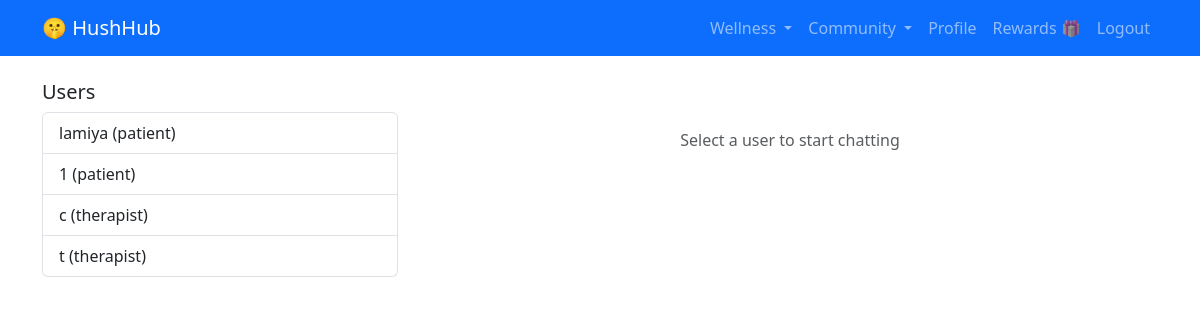
The page /community/inbox/ (signed in) on the database as committed earlier.
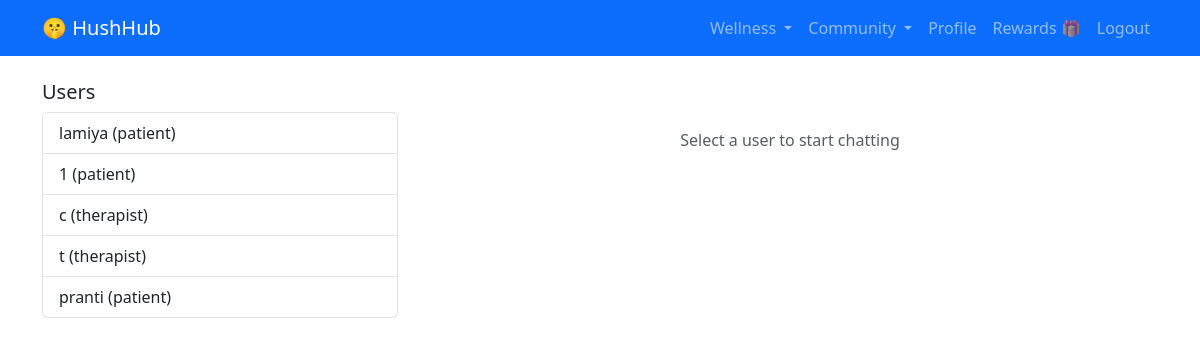
The same page on the database as committed later.
### accounts/models.py (models this page shows, shortened)
class User(AbstractUser):
    USER_TYPES = (
        ('patient', 'Patient'),
        ('therapist', 'Therapist'),
    )
    user_type = models.CharField(max_length=10, choices=USER_TYPES, default='patient')
    bio = models.TextField(blank=True)
    phone = models.CharField(max_length=15, blank=True)
    profile_picture = models.ImageField(upload_to='profiles/', blank=True, null=True)

### community/views.py (the view, shortened to what this page needs)
# urls.py: path('inbox/', views.inbox, name='inbox'),
@login_required
def inbox(request):
    users = User.objects.exclude(id=request.user.id)
    selected_user_id = request.GET.get('user')
    conversation = []
    selected_user = None
    return render(request, 'community/inbox.html', {
        'users': users,
        'conversation': conversation,
        'selected_user': selected_user
    })

### community/templates/community/inbox.html (shortened to what this page needs)
{% extends 'base.html' %}
{% block content %}
<div class="row">
    <div class="col-md-4">
        <h5>Users</h5>
        <div class="list-group">
            {% for u in users %}
                <a href="?user={{ u.id }}" class="list-group-item {% if selected_user.id == u.id %}active{% endif %}">
                    {{ u.username }} ({{ u.user_type }})
                </a>
            {% endfor %}
        </div>
    </div>
    <div class="col-md-8">
        {% if selected_user %}
            <h5>Chat with {{ selected_user.username }}</h5>
            <div class="border p-3 mb-3" style="height: 400px; overflow-y: scroll; background: #f8f9fa;">
                {% for msg in conversation %}
                    <div class="mb-2 {% if msg.sender == user %}text-end{% endif %}">
                        <div style="display: inline-block; max-width: 70%;">
                            <span class="badge {% if msg.sender == user %}bg-primary{% else %}bg-secondary{% endif %}">
                                {{ msg.sender.username }}
                            </span>
                            <div class="p-2 rounded {% if msg.sender == user %}bg-primary text-white{% else %}bg-white{% endif %}" style="margin-top: 5px;">
                                {{ msg.content }}
                            </div>
                            <small class="text-muted">{{ msg.created_at|date:"M d, h:i A" }}</small>
                        </div>
                    </div>
                {% endfor %}
            </div>
            <form method="post">
                {% csrf_token %}
                <input type="hidden" name="receiver_id" value="{{ selected_user.id }}">
                <div class="input-group">
                    <input type="text" name="content" class="form-control" placeholder="Type message..." required>
                    <button class="btn btn-primary" type="submit">Send</button>
                </div>
            </form>
        {% else %}
            <div class="text-center mt-5">
                <p class="text-muted">Select a user to start chatting</p>
            </div>
        {% endif %}
    </div>
</div>
{% endblock %}

### templates/base.html (shortened to what this page needs)
<!DOCTYPE html>
<html lang="en">
<head>
    <link href="https://cdn.jsdelivr.net/npm/bootstrap@5.3.0/dist/css/bootstrap.min.css" rel="stylesheet">
</head>
<body>
{% include 'navbar.html' %}
    <div class="container mt-4">
        {% block content %}
        {% endblock %}
    </div>
</body>
</html>

### templates/navbar.html (shortened to what this page needs)
<nav class="navbar navbar-expand-lg navbar-dark bg-primary">
    <div class="container">
        <a class="navbar-brand" href="{% url 'home' %}">🤫 HushHub</a>
        <div class="collapse navbar-collapse" id="navbarNav">
            <div class="navbar-nav ms-auto">
                {% if user.is_authenticated %}
                <div class="nav-item dropdown">
                    <a class="nav-link dropdown-toggle" href="#" id="wellnessDropdown" role="button"
                       data-bs-toggle="dropdown" aria-expanded="false">
                        Wellness
                    </a>
                </div>
                <div class="nav-item dropdown">
                    <a class="nav-link dropdown-toggle" href="#" id="communityDropdown" role="button"
                       data-bs-toggle="dropdown" aria-expanded="false">
                        Community
                    </a>
                </div>
                <a class="nav-link" href="{% url 'accounts:profile' %}">Profile</a>
                <a class="nav-link" href="{% url 'rewards:user_progress' %}">Rewards 🎁</a>
                <a class="nav-link" href="{% url 'accounts:logout' %}">Logout</a>
                {% else %}
                <a class="nav-link" href="{% url 'accounts:login' %}">Login</a>
                <a class="nav-link" href="{% url 'accounts:register' %}">Register</a>
                {% endif %}
            </div>
        </div>
    </div>
</nav>

Rows that differ between the two databases and show on the page:
added User: username "pranti", user_type "patient"
